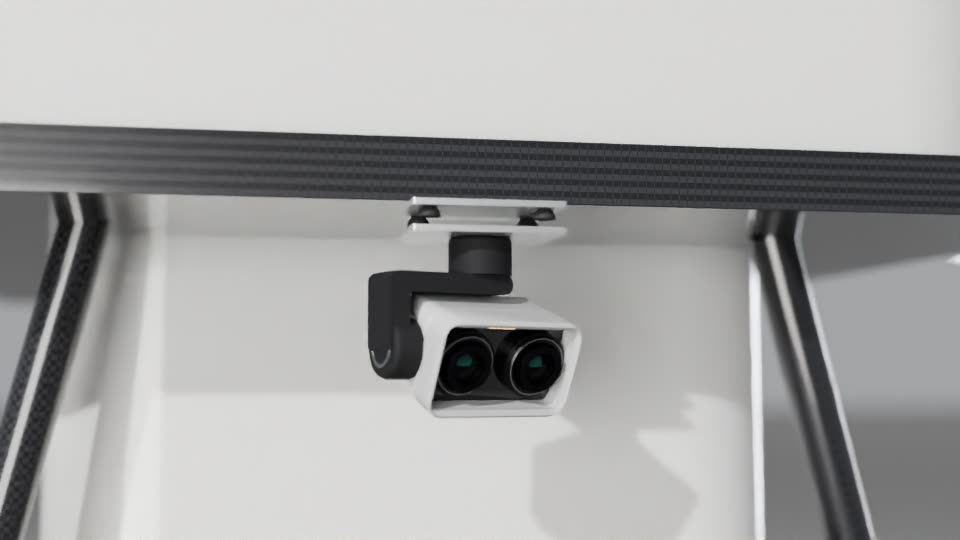
#> input picture website/src/assets/film/duos_sprayer.jpg, 960 x 540 px
$ python finish.py ../../website/src/assets/film/duos_sprayer.jpg out.png
#> lines starting #> are read from the running program, lines starting #| are printed output that depends on the picture
#!/usr/bin/env python3
"""Photographic finish for product renders: a soft bloom on the brightest highlights and fine luminance grain.
usage: finish.py in.png out.jpg"""
import sys
import numpy as np
from PIL import Image, ImageFilter

im = Image.open(sys.argv[1]).convert("RGB")
#> im is the input picture: PIL image 960x540 RGB; mean R, G, B 164, 164, 163.2
a = np.asarray(im).astype(np.float32) / 255.0
lum = a.mean(-1, keepdims=True)
hi = np.clip((lum - 0.72) / 0.28, 0, 1) * a
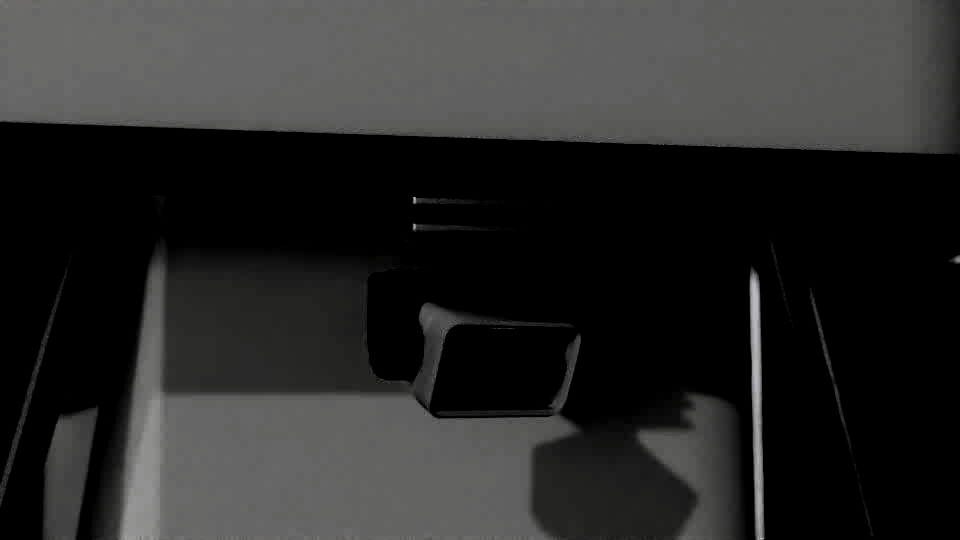
#> hi: shape (540, 960, 3) float32; mean R, G, B 0.166, 0.166, 0.165
glow = np.asarray(Image.fromarray((hi * 255).astype(np.uint8)).filter(ImageFilter.GaussianBlur(a.shape[1] / 90))).astype(np.float32) / 255.0
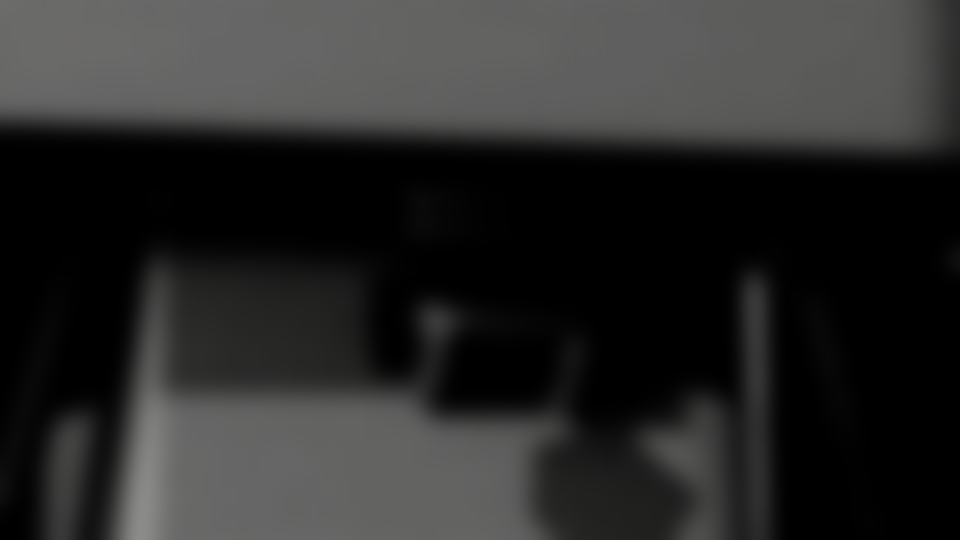
#> glow: shape (540, 960, 3) float32; mean R, G, B 0.165, 0.165, 0.164
a = 1 - (1 - a) * (1 - glow * 0.35)                       # screen blend
rng = np.random.default_rng(3)
g = rng.normal(0, 1, a.shape[:2]).astype(np.float32)
g = np.asarray(Image.fromarray(((g * 0.5 + 0.5).clip(0, 1) * 255).astype(np.uint8)).filter(ImageFilter.GaussianBlur(0.6))).astype(np.float32) / 255.0 - 0.5
a = np.clip(a + g[..., None] * 0.035 * (0.6 + 0.4 * (1 - lum)), 0, 1)
out = Image.fromarray((a * 255).astype(np.uint8))
import os
if os.environ.get("SHARPEN"):
    out = out.filter(ImageFilter.UnsharpMask(radius=1.6, percent=int(os.environ["SHARPEN"]), threshold=2))
out.save(sys.argv[2], quality=88, optimize=True, progressive=True)
